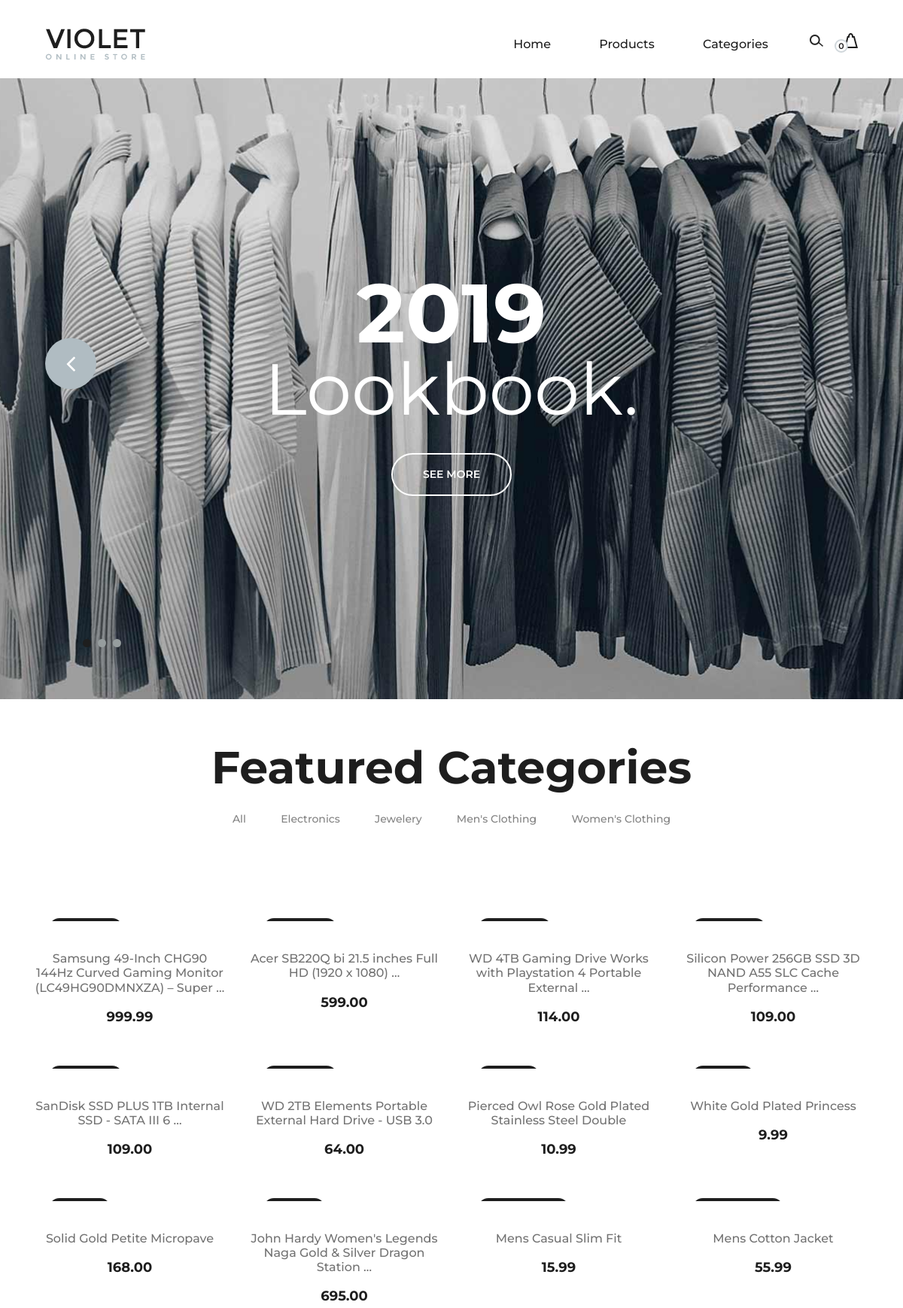
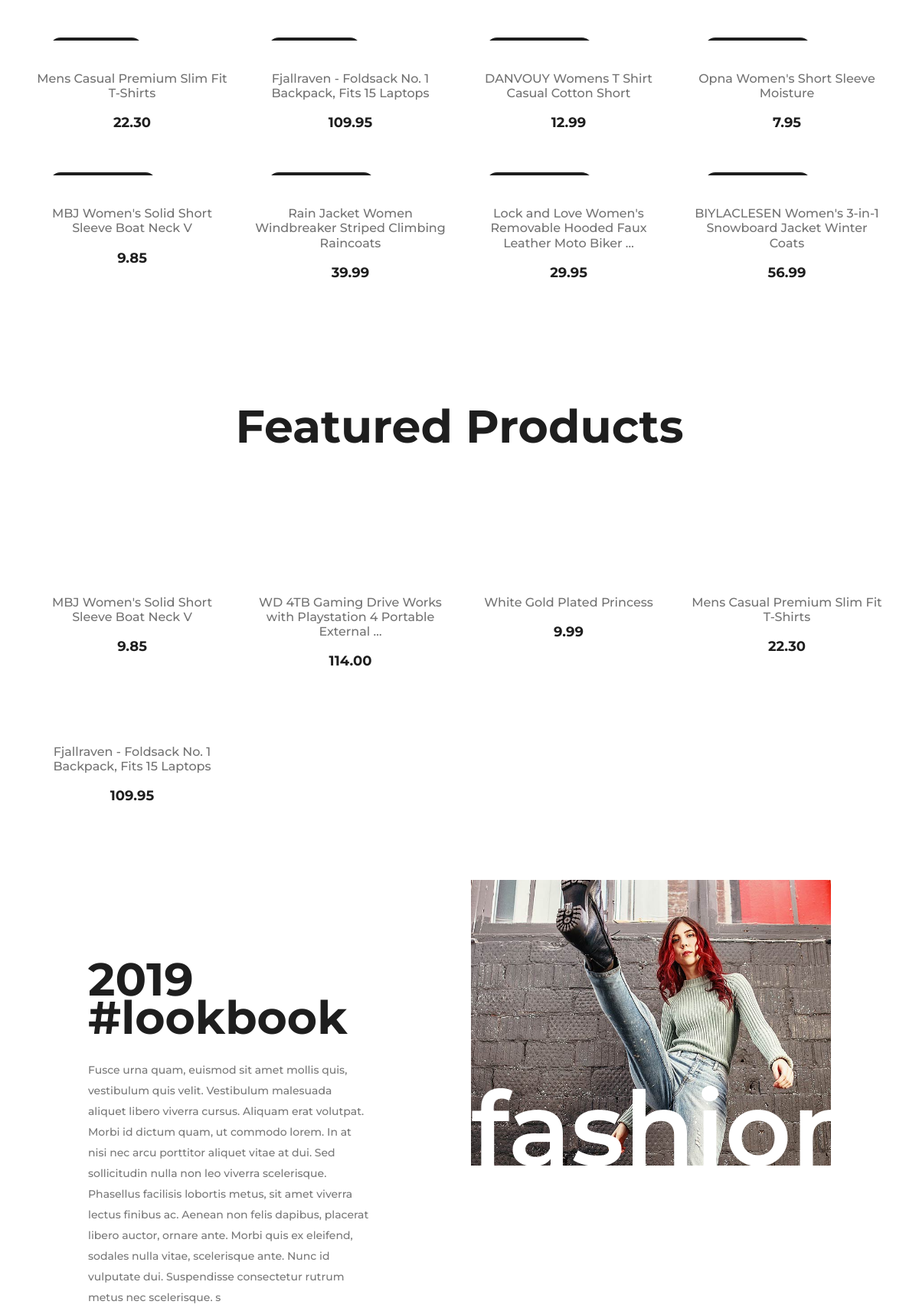
The page / (upper part) on the database its author committed (2 pictures, top to bottom).
### product/models.py (models this page shows, shortened)
class Category(models.Model):
    title = models.CharField(max_length=150 , unique=True)
    slug = models.SlugField(unique=True,max_length=150)
    featured = models.BooleanField(default=False)
    created_data = models.DateTimeField(auto_now_add=True)
    class Meta:
        ordering = ['title']

class Product(models.Model):
    category = models.ForeignKey(Category,related_name='products',on_delete=models.CASCADE)
    title = models.CharField(max_length=250 , unique=True)
    slug = models.SlugField(unique=True,max_length=250)
    featured = models.BooleanField(default=False)
    price = models.DecimalField(max_digits=8,decimal_places=2)
    thumbnail = models.URLField()
    description = models.TextField(null=True,blank=True,default='N/A')
    in_stock = models.BooleanField(default=True)
    created_data = models.DateTimeField(auto_now_add=True)
    updated_data = models.DateTimeField(auto_now=True)
    class Meta:
        ordering = ['-id']

### product/views.py (the view)
# urls.py: path('',Home.as_view(),name='home'),
class Home(generic.TemplateView):
    template_name = 'home.html'
    def get_context_data(self, **kwargs):
        context = super().get_context_data(**kwargs)
        context.update({
            'featured_categories': Category.objects.filter(featured = True),
            'featured_products': Product.objects.filter(featured = True),
            'sliders':Slider.objects.filter(show = True),
        })
        return context

### cart/carts.py (called while the page is built)
    def __len__(self):
        return len(list(self.cart.keys()))

### cart/context_processor.py (called while the page is built)
def cart(request):
    cart = Cart(request)
    if len(list(cart.cart.keys())) < 1:
        try:
            del cart.session[cart.coupon_id]
        except:
            ...
    return {"cart":Cart(request)}

### product/contact_processor.py (called while the page is built)
def categories(request):
    return {"categories":Category.objects.all}

### template/home.html (shortened to what this page needs)
{% extends 'base.html' %}
{% load static %}
{% block content %}
{% include 'slider.html' %}
<section class="latest-products spad">
    <div class="container">
        <div class="product-filter">
            <div class="row">
                <div class="col-lg-12 text-center">
                    <div class="section-title">
                        <h2>Featured Categories</h2>
                    </div>
                    <ul class="product-controls">
                        <li data-filter="*">All</li>
                        {% for category in featured_categories %}
                        <li data-filter=".{{categorey.slug}}">{{category.title|title}}</li>
                        {% endfor %}
                    </ul>
                </div>
            </div>
        </div>
        <div class="row" id="product-list">
            {% for category in featured_categories %}
            {% for product in category.products.all %}
            <div class="col-lg-3 col-sm-6 mix {{category.slug}}">
                <div class="single-product-item">
                    <figure>
                        <a href="{% url 'product-details' product.slug %}"><img style="height: 320px;" src="{{product.thumbnail}}" alt=""></a>
                        <div class="p-status">{{product.category.title}}</div>
                    </figure>
                    <div class="product-text">
                        <a class="text-decoration-none" href="{% url 'product-details' product.slug %}">
                            <h6>{{product.title|truncatewords:10}}</h6>
                          </a>
                           <p>{{product.price}}</p>
                    </div>
                </div>
            </div>
            {% endfor %}
            {% endfor %}
        </div>
    </div>
</section>
<section class="latest-products spad">
    <div class="container">
        <div class="product-filter">
            <div class="row">
                <div class="col-lg-12 text-center">
                    <div class="section-title">
                        <h2>Featured Products</h2>
                    </div>
                </div>
            </div>
        </div>
        <div class="row" id="product-list">
            {% for product in featured_products %}
            <div class="col-lg-3 col-sm-6 mix {{category.slug}}">
                <div class="single-product-item">
                    <figure>
                        <a href="{% url 'product-details' product.slug %}"><img style="height: 320px;" src="{{product.thumbnail}}" alt=""></a>
                    </figure>
                    <div class="product-text">
                        <a class="text-decoration-none" href="{% url 'product-details' product.slug %}">
                            <h6>{{product.title|truncatewords:10}}</h6>
                          </a>
                          <p>{{product.price}}</p>
                    </div>
                </div>
            </div>
            {% endfor %}
        </div>
    </div>
</section>
<section class="lookbok-section">
    <div class="container-fluid">
        <div class="row">
            <div class="col-lg-4 offset-lg-1">
                <div class="lookbok-left">
                    <div class="section-title">
                        <h2>2019 <br />#lookbook</h2>
                    </div>
                    <p>Fusce urna quam, euismod sit amet mollis quis, vestibulum quis velit. Vestibulum malesuada
                        aliquet libero viverra cursus. Aliquam erat volutpat. Morbi id dictum quam, ut commodo
                        lorem. In at nisi nec arcu porttitor aliquet vitae at dui. Sed sollicitudin nulla non leo
                        viverra scelerisque. Phasellus facilisis lobortis metus, sit amet viverra lectus finibus ac.
                        Aenean non felis dapibus, placerat libero auctor, ornare ante. Morbi quis ex eleifend,
                        sodales nulla vitae, scelerisque ante. Nunc id vulputate dui. Suspendisse consectetur rutrum
                        metus nec scelerisque. s</p>
                </div>
            </div>
            <div class="col-lg-5 offset-lg-1">
                <div class="lookbok-pic">
                    <img src="{% static 'img/lookbok.jpg' %}" alt="">
                    <div class="pic-text">fashion</div>
                </div>
            </div>
        </div>
    </div>
</section>
{% endblock content %}

### static/css/style.css (style rules this page uses)
html, body { height: 100%; font-family: "Montserrat", sans-serif; -webkit-font-smoothing: antialiased; font-smoothing: antialiased; background: none; }
h1, h2, h3, h4, h5, h6 { margin: 0; color: #111111; font-weight: 500; font-family: "Montserrat", sans-serif; }
h2 { font-size: 36px; }
h6 { font-size: 16px; }
p { font-size: 15px; color: #7b7b7b; font-weight: 400; line-height: 1.6; font-family: "Montserrat", sans-serif; margin: 0 0 15px 0; }
img { max-width: 100%; }
ul, ol { padding: 0; margin: 0; }
.section-title h2 { color: #1e1e1e; font-size: 60px; font-weight: 700; }
.spad { padding-top: 100px; padding-bottom: 100px; }
.latest-products { padding-top: 55px; padding-bottom: 65px; }
.product-filter { margin-bottom: 100px; }
.product-filter .section-title { margin-bottom: 20px; }
.product-filter .product-controls li { list-style: none; display: inline-block; color: #838383; font-size: 14px; margin-right: 42px; font-weight: 500; cursor: pointer; }
.product-filter .product-controls li:last-child { margin-right: 0; }
.single-product-item { margin-bottom: 30px; }
.single-product-item figure { margin-bottom: 40px; position: relative; overflow: hidden; }
.single-product-item figure .p-status { position: absolute; left: 20px; top: 20px; padding: 5px 16px; font-size: 12px; background: #1e1e1e; color: #fff; border-radius: 50px; }
.single-product-item .product-text { text-align: center; }
.single-product-item .product-text h6 { color: #727272; margin-bottom: 15px; }
.single-product-item .product-text p { color: #1e1e1e; font-size: 18px; font-weight: 700; margin-bottom: 0; }
.lookbok-left { padding-top: 105px; }
.lookbok-left .section-title { margin-bottom: 30px; }
.lookbok-left .section-title h2 { line-height: 50px; }
.lookbok-left p { color: #787878; font-size: 14px; line-height: 27px; font-weight: 500; margin-bottom: 40px; }
.lookbok-pic { position: relative; }
.lookbok-pic img { min-width: 100%; height: 100%; }
.lookbok-pic .pic-text { position: absolute; left: 0; right: 0; bottom: 0; text-align: center; font-size: 135px; color: #fff; font-weight: 600; line-height: 97px; }

### rows shown on the page
Category: title "Electronics"
Category: title "Jewelery"
Category: title "Men's Clothing"
Category: title "Women's Clothing"
Product: title "Samsung 49-Inch CHG90 144Hz Curved Gaming Monitor (LC49HG90DMNXZA) – Super …", price "999.99"
Product: title "Acer SB220Q bi 21.5 inches Full HD (1920 x 1080) …", price "599.00"
Product: title "WD 4TB Gaming Drive Works with Playstation 4 Portable External …", price "114.00"
Product: title "Silicon Power 256GB SSD 3D NAND A55 SLC Cache Performance …", price "109.00"
Product: title "SanDisk SSD PLUS 1TB Internal SSD - SATA III 6 …", price "109.00"
Product: title "WD 2TB Elements Portable External Hard Drive - USB 3.0", price "64.00"
Product: title "Pierced Owl Rose Gold Plated Stainless Steel Double", price "10.99"
Product: title "White Gold Plated Princess", price "9.99"
Product: title "Solid Gold Petite Micropave", price "168.00"
Product: title "John Hardy Women's Legends Naga Gold & Silver Dragon Station …", price "695.00"
Product: title "Mens Casual Slim Fit", price "15.99"
Product: title "Mens Cotton Jacket", price "55.99"
Product: title "Mens Casual Premium Slim Fit T-Shirts", price "22.30"
Product: title "Fjallraven - Foldsack No. 1 Backpack, Fits 15 Laptops", price "109.95"
Product: title "DANVOUY Womens T Shirt Casual Cotton Short", price "12.99"
Product: title "Opna Women's Short Sleeve Moisture", price "7.95"
Product: title "MBJ Women's Solid Short Sleeve Boat Neck V", price "9.85"
Product: title "Rain Jacket Women Windbreaker Striped Climbing Raincoats", price "39.99"
Product: title "Lock and Love Women's Removable Hooded Faux Leather Moto Biker …", price "29.95"
Product: title "BIYLACLESEN Women's 3-in-1 Snowboard Jacket Winter Coats", price "56.99"

### other values the page prints
{{ cart|length }} "0"
